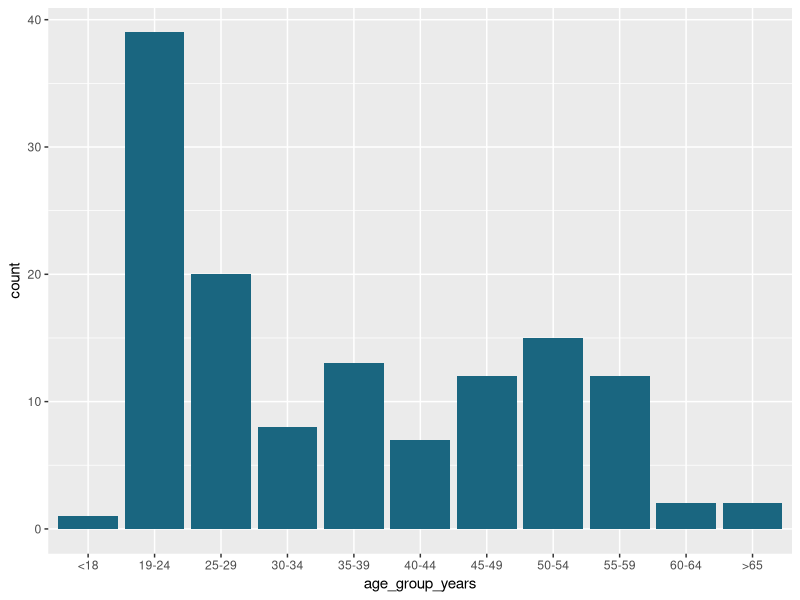
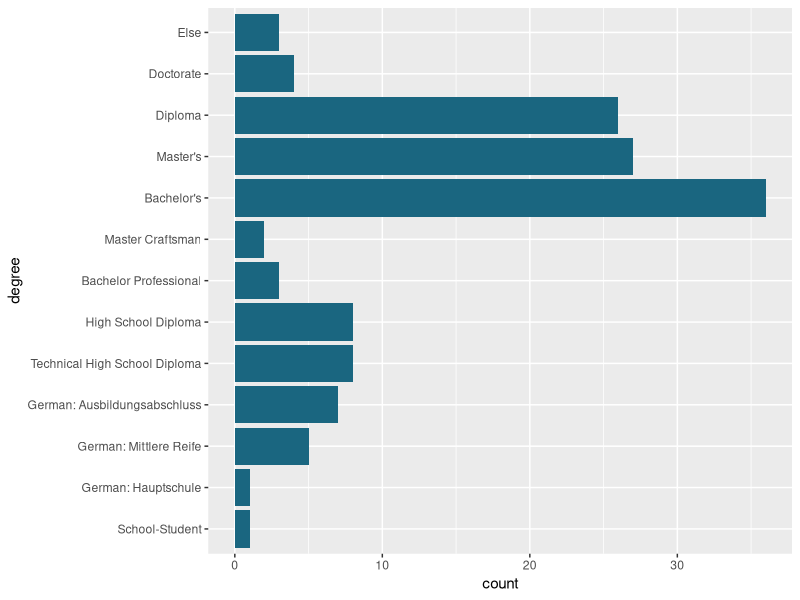
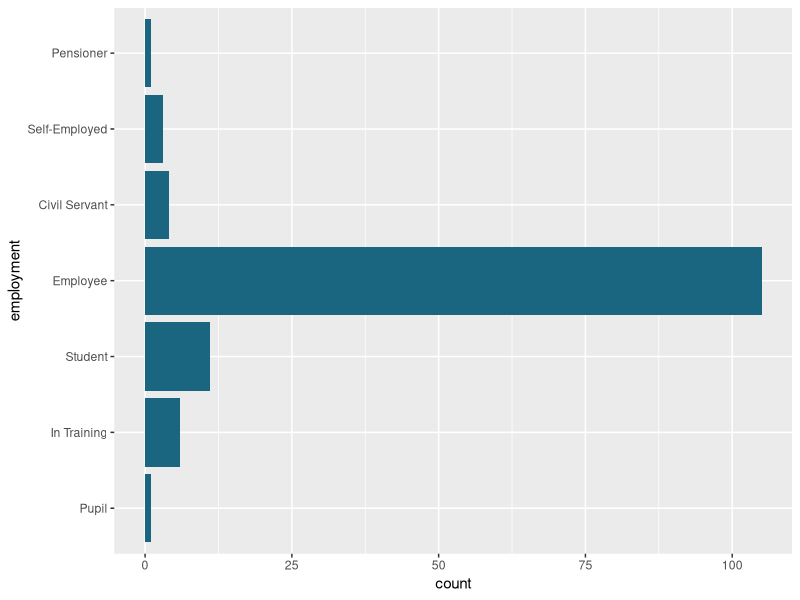

Reproduce these figures in R, in order.
## ---- chunk 1
library(tidyverse)
library(broom)
library(ggplot2)
library(dplyr)
## ---- chunk 2
getwd()
raw_data <- readxl::read_excel("data/raw_data.xlsx", sheet = 2)
view(raw_data)
glimpse(raw_data)
## ---- chunk 3
socio_demographics <- raw_data[, c("SD01", "SD02", "SD04", "SD04_14", "SD05")]

socio_demographics <- rename(socio_demographics, sex = SD01, age_group_years = SD02, degree = SD04, degree_special = SD04_14, employment = SD05)

socio_demographics <- socio_demographics %>%
  mutate(
    sex = factor(sex, 
                 labels = c("Female", "Male")),
)

glimpse(socio_demographics)
## ---- chunk 4

sex <- socio_demographics %>%
  group_by(sex) %>%
  summarise(
    absolute_count = n()
  ) %>%
  mutate(relative_share_percent = round(100 * absolute_count / sum(absolute_count), 0)
  )

glimpse(sex)
  
## ---- chunk 5
age_group_labels <- c("<18", "19-24", "25-29", "30-34", "35-39", "40-44", "45-49", "50-54", "55-59", "60-64", ">65")

age <- socio_demographics %>%
  sort_by(socio_demographics$age_group_years) %>%
  mutate(age_group_years = factor(age_group_years, labels = age_group_labels))

ggplot(data = age, aes(x=age_group_years)) + geom_bar(fill=rgb(0.1,0.4,0.5,1))

glimpse(age)
## ---- chunk 6
age_group_labels <- c("<18", "19-24", "25-29", "30-34", "35-39", "40-44", "45-49", "50-54", "55-59", "60-64", ">65")

age <- socio_demographics %>%
    sort_by(socio_demographics$age_group_years) %>%
  mutate(age_group_years = factor(age_group_years, labels = age_group_labels)) %>%
  group_by(age_group_years) %>%
  summarise(absolute_count = n()
  ) %>%
  mutate(relative_share_percent= round(100 * absolute_count / sum(absolute_count), 2))

view(age)
## ---- chunk 7
degree_labels <- c("School-Student", "German: Hauptschule", "German: Mittlere Reife", "German: Ausbildungsabschluss", "Technical High School Diploma", "High School Diploma", "Bachelor Professional", "Master Craftsman", "Bachelor's", "Master's", "Diploma", "Doctorate", "Else")

degree <- socio_demographics %>%
  sort_by(socio_demographics$degree) %>%
  mutate(degree = factor(degree, labels = degree_labels)) 

ggplot(data = degree, aes(x=degree)) + geom_bar(fill=rgb(0.1,0.4,0.5,1)) + 
coord_flip()

glimpse(degree)
## ---- chunk 8
degree_labels <- c("School-Student", "German: Hauptschule", "German: Mittlere Reife", "German: Ausbildungsabschluss", "Technical High School Diploma", "High School Diploma", "Bachelor Professional", "Master Craftsman", "Bachelor's", "Master's", "Diploma", "Doctorate", "Else")

degree <- socio_demographics %>%
    sort_by(socio_demographics$degree) %>%
  mutate(degree = factor(degree, labels = degree_labels)) %>%
  group_by(degree) %>%
  summarise(
    absolute_count = n(),
    degree_special = if (first(degree) == "Else") {
      paste(sort(degree_special), collapse = ", ")
    } else {
      ""
    }
  ) %>%
  mutate(relative_share_percent = round(100 * absolute_count / sum(absolute_count), 2))

view(degree)
## ---- chunk 9
employment_labels <- c("Pupil", "In Training", "Student", "Employee", "Civil Servant", "Self-Employed", "Pensioner")

employment <- socio_demographics %>%
  sort_by(socio_demographics$employment) %>%
  mutate(employment = factor(employment, labels = employment_labels)) 

ggplot(data = employment, aes(x=employment)) + geom_bar(fill=rgb(0.1,0.4,0.5,1)) + coord_flip()
  
view(employment)
## ---- chunk 10
employment_labels <- c("Pupil", "In Training", "Student", "Employee", "Civil Servant", "Self-Employed", "Pensioner")

employment <- socio_demographics %>%
  sort_by(socio_demographics$employment) %>%
  mutate(employment = factor(employment, labels = employment_labels)) %>%
  group_by(employment) %>%
  summarise(absolute_count = n()
  ) %>%
  mutate(relative_share_percent= round(100 * absolute_count / sum(absolute_count), 2))

view(employment)
